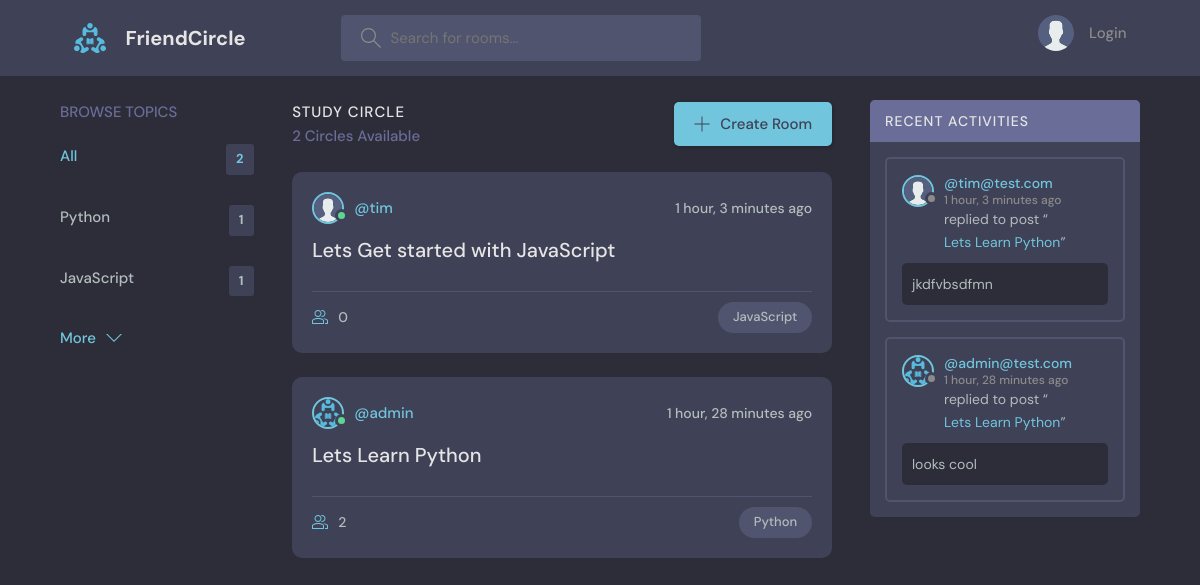
The page / on the database its author committed.
### base/models.py (models this page shows, shortened)
class Topic(models.Model):
    name = models.CharField(max_length=200)

class Room(models.Model):
    host = models.ForeignKey(User, on_delete=models.SET_NULL, null=True)
    topic = models.ForeignKey(Topic, on_delete=models.SET_NULL, null=True)
    name = models.CharField(max_length=200)
    description = models.TextField(null=True, blank=True)
    participants = models.ManyToManyField(User, related_name="participants", blank=True)
    updated = models.DateTimeField(auto_now=True)
    created = models.DateTimeField(auto_now_add=True)
    class Meta:
        ordering = ["-updated", "-created"]
    def __str__(self):
        return self.name

class User(AbstractUser):
    name = models.CharField(max_length=200, null=True)
    email = models.EmailField(unique=True,null=True)
    bio = models.TextField(null=True,blank=True)
    avatar = models.ImageField(null=True, default="avatar.svg")
    USERNAME_FIELD = "email"
    REQUIRED_FIELDS = []

class Message(models.Model):
    user = models.ForeignKey(User, on_delete=models.CASCADE)
    room = models.ForeignKey(Room, on_delete = models.CASCADE)
    body = models.TextField()
    updated = models.DateTimeField(auto_now=True)
    created = models.DateTimeField(auto_now_add=True)
    class Meta:
        ordering = ["-updated", "-created"]

### base/views.py (the view)
# urls.py: path('', views.home, name="home"),
def home(request):
    q = request.GET.get("q") if request.GET.get("q") else ""
    rooms = Room.objects.filter(
        Q(topic__name__icontains=q) |
        Q(name__icontains=q) |
        Q(description__icontains=q)
        )
    room_count = rooms.count()
    topics = Topic.objects.all()[:5]
    room_messages = Message.objects.filter(Q(room__topic__name__icontains=q))
    context = {"rooms":rooms, "topics": topics, "room_count": room_count, "room_messages":room_messages}
    return render(request, "base/home.html", context)

### base/templates/base/home.html (shortened to what this page needs)
{% extends 'main.html'%} {% block content %}
<body>
  <main class="layout layout--3">
    <div class="container">
      {% include 'base/topics_component.html' %}
      <div class="roomList">
        <div class="roomList__header">
          <div>
            <h2>Study Circle</h2>
            <p>{{ room_count }} Circles Available</p>
          </div>
          <a class="btn btn--main" href="{% url 'create-room' %}">
            <svg
              version="1.1"
              xmlns="http://www.w3.org/2000/svg"
              width="32"
              height="32"
              viewBox="0 0 32 32"
            >
              <title>add</title>
              <path
                d="M16.943 0.943h-1.885v14.115h-14.115v1.885h14.115v14.115h1.885v-14.115h14.115v-1.885h-14.115v-14.115z"
              ></path>
            </svg>
            Create Room
          </a>
        </div>
        {% include 'base/feed_component.html' %}
      </div>
      {% include 'base/activity_component.html' %}
    </div>
  </main>
</body>
{% endblock %}

### base/templates/base/topics_component.html
<div class="topics">
  <div class="topics__header">
    <h2>Browse Topics</h2>
  </div>
  <ul class="topics__list">
    <li>
      <a href="{% url 'home' %}" class="active"
        >All <span>{{ topics.count }}</span></a
      >
    </li>
    {% for topic in topics %}
    <li>
      <a href="{% url 'home' %}?q={{topic.name}}"
        >{{ topic.name }}<span>{{ topic.room_set.all.count }}</span></a
      >
    </li>
    {% endfor %}
  </ul>
  <a class="btn btn--link" href="{% url 'topics' %}">
    More
    <svg
      version="1.1"
      xmlns="http://www.w3.org/2000/svg"
      width="32"
      height="32"
      viewBox="0 0 32 32"
    >
      <title>chevron-down</title>
      <path d="M16 21l-13-13h-3l16 16 16-16h-3l-13 13z"></path>
    </svg>
  </a>
</div>

### base/templates/base/feed_component.html (shortened to what this page needs)
{% for room in rooms %}
<div class="roomListRoom">
  <div class="roomListRoom__header">
    <a
      href="{% url 'user-profile' room.host.id %}"
      class="roomListRoom__author"
    >
      <div class="avatar avatar--small active">
        <img src="{{ room.host.avatar.url }}" />
      </div>
      <span>@{{ room.host.username }}</span>
    </a>
    <div class="roomListRoom__actions">
      <span>{{ room.created|timesince }} ago</span>
    </div>
  </div>
  <div class="roomListRoom__content">
    <a href="{% url 'room' room.id %}">{{ room.name }}</a>
  </div>
  <div class="roomListRoom__meta">
    <a class="roomListRoom__joined" href="{% url 'room' room.id %}">
      {{ room.participants.all.count }}
    </a>
    <p class="roomListRoom__topic">{{ room.topic.name }}</p>
  </div>
</div>
{% endfor %}

### base/templates/base/activity_component.html (shortened to what this page needs)
<div class="activities">
  <div class="activities__header">
    <h2>Recent Activities</h2>
  </div>
  {% for message in room_messages %}
  <div class="activities__box">
    <div class="activities__boxHeader roomListRoom__header">
      <a
        href="{% url 'user-profile' message.user.id %}"
        class="roomListRoom__author"
      >
        <div class="avatar avatar--small">
          <img src="{{ message.user.avatar.url }}" />
        </div>
        <p>
          @{{ message.user }}
          <span>{{message.created|timesince}} ago</span>
        </p>
      </a>
    </div>
    <div class="activities__boxContent">
      <p>
        replied to post “<a href="{% url  'room' message.room.id %}"
          >{{ message.room }}</a
        >”
      </p>
      <div class="activities__boxRoomContent">{{ message.body }}</div>
    </div>
  </div>
  {% endfor %}
</div>

### rows shown on the page
Topic: name "Python", room_set.all.count "1"
Topic: name "JavaScript", room_set.all.count "1"
Room: host.avatar (placeholder picture), host.username "tim", created "1 hour, 3 minutes", name "Lets Get started with JavaScript", participants.all.count "0", topic.name "JavaScript"
Room: host.avatar (picture), host.username "admin", created "1 hour, 28 minutes", name "Lets Learn Python", participants.all.count "2", topic.name "Python"
Message: user.avatar (placeholder picture), user "tim@test.com", created "1 hour, 3 minutes", room "Lets Learn Python", body "jkdfvbsdfmn"
Message: user.avatar (picture), user "admin@test.com", created "1 hour, 28 minutes", room "Lets Learn Python", body "looks cool"

### other values the page prints
{{ topics.count }} "2"
{{ room_count }} "2"
